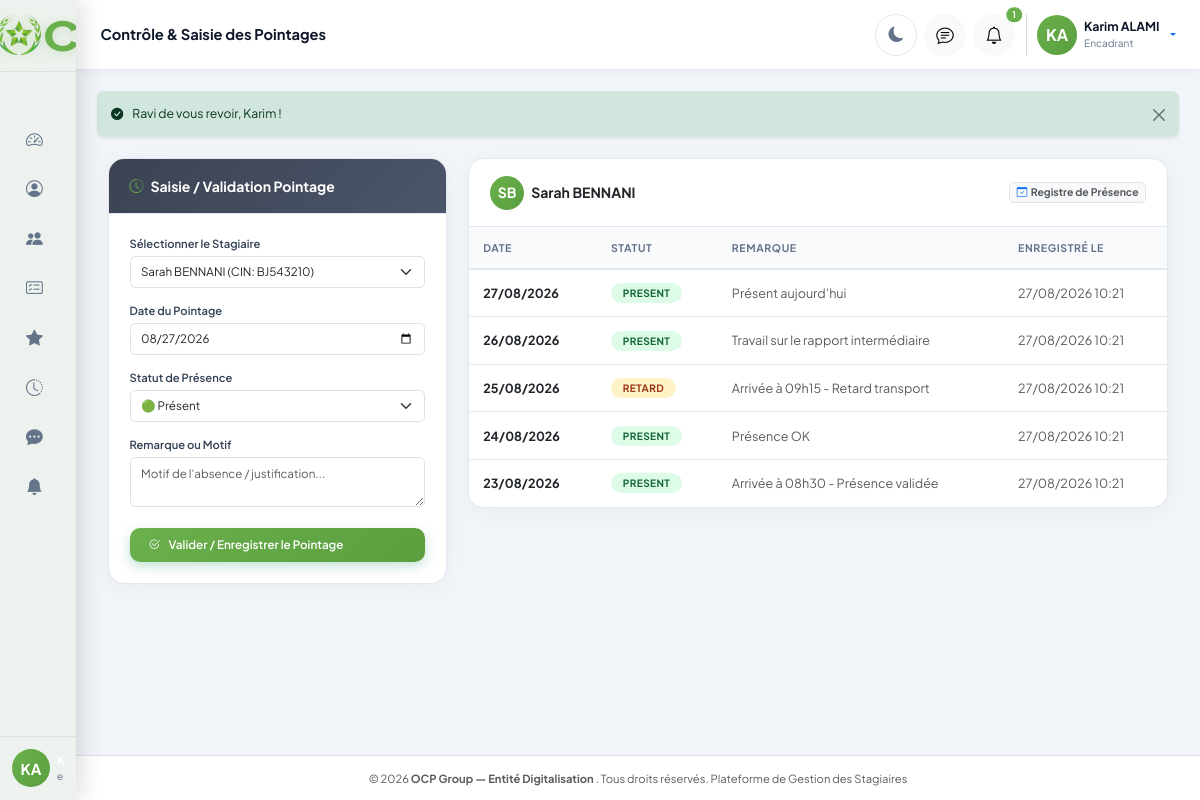
Screenshot of /encadrant/pointages (signed in) with the database file from the repository.
### tables this page shows
CREATE TABLE `stages` (
  `id` INT AUTO_INCREMENT PRIMARY KEY,
  `stagiaire_id` INT NOT NULL,
  `encadrant_id` INT NOT NULL,
  `sujet_id` INT NOT NULL,
  `date_debut` DATE NOT NULL,
  `date_fin` DATE NOT NULL,
  `statut` ENUM('en_cours', 'termine') NOT NULL DEFAULT 'en_cours',
  `date_validation` DATETIME DEFAULT NULL,
  `created_at` TIMESTAMP DEFAULT CURRENT_TIMESTAMP,
  CONSTRAINT `fk_stages_stagiaire` FOREIGN KEY (`stagiaire_id`) REFERENCES `stagiaires` (`id`) ON DELETE CASCADE,
  CONSTRAINT `fk_stages_encadrant` FOREIGN KEY (`encadrant_id`) REFERENCES `encadrants` (`id`) ON DELETE CASCADE,
  CONSTRAINT `fk_stages_sujet` FOREIGN KEY (`sujet_id`) REFERENCES `sujets_stage` (`id`) ON DELETE CASCADE
);

CREATE TABLE `users` (
  `id` INT AUTO_INCREMENT PRIMARY KEY,
  `role` ENUM('stagiaire', 'encadrant') NOT NULL,
  `nom` VARCHAR(100) NOT NULL,
  `prenom` VARCHAR(100) NOT NULL,
  `email` VARCHAR(150) NOT NULL UNIQUE,
  `password` VARCHAR(255) NOT NULL,
  `telephone` VARCHAR(20) DEFAULT NULL,
  `avatar` VARCHAR(255) DEFAULT 'default.png',
  `reset_token` VARCHAR(255) DEFAULT NULL,
  `reset_expires` DATETIME DEFAULT NULL,
  `created_at` TIMESTAMP DEFAULT CURRENT_TIMESTAMP
);

CREATE TABLE `pointages` (
  `id` INT AUTO_INCREMENT PRIMARY KEY,
  `stage_id` INT NOT NULL,
  `stagiaire_id` INT NOT NULL,
  `date_pointage` DATE NOT NULL,
  `statut` ENUM('present', 'absent', 'retard') NOT NULL DEFAULT 'present',
  `remarque` TEXT DEFAULT NULL,
  `created_at` TIMESTAMP DEFAULT CURRENT_TIMESTAMP,
  UNIQUE KEY `unique_pointage_stagiaire_date` (`stagiaire_id`, `date_pointage`),
  CONSTRAINT `fk_pointages_stage` FOREIGN KEY (`stage_id`) REFERENCES `stages` (`id`) ON DELETE CASCADE,
  CONSTRAINT `fk_pointages_stagiaire` FOREIGN KEY (`stagiaire_id`) REFERENCES `stagiaires` (`id`) ON DELETE CASCADE
);

### controllers/EncadrantController.php (called while the page is built, shortened)
<?php
require_once __DIR__ . '/../models/Encadrant.php';
require_once __DIR__ . '/../models/Stage.php';
require_once __DIR__ . '/../models/Pointage.php';
class EncadrantController {
    private $encadrantModel;
    private $stageModel;
    private $pointageModel;
    public function __construct() {
        $this->encadrantModel = new Encadrant();
        $this->stageModel = new Stage();
        $this->pointageModel = new Pointage();
    }
    public function pointages() {
        $user = currentUser();
        $encadrant = $this->encadrantModel->findByUserId($user['id']);
        $stagiaires = $this->encadrantModel->getStagiaires($encadrant['id']);
        $selectedStageId = (int)($_GET['stage_id'] ?? ($stagiaires[0]['stage_id'] ?? 0));
        $pointages = [];
        $stageCurrent = null;
        if ($selectedStageId > 0) {
            $stageCurrent = $this->stageModel->getDetailsComplets($selectedStageId);
            if ($stageCurrent && $stageCurrent['encadrant_id'] == $encadrant['id']) {
                $pointages = $this->pointageModel->getByStage($selectedStageId);
            }
        }
        require_once ROOT_PATH . '/views/encadrant/pointages.php';
    }
}

### config/database.php (called while the page is built, shortened)
<?php
class Database {
    private static $host = '127.0.0.1';
    private static $db_name = 'ocp_stagiaires';
    private static $username = 'root';
    private static $password = '';
    private static $conn = null;
    public static function getConnection() {
        if (self::$conn === null) {
            try {
                $dsn = "mysql:host=" . self::$host . ";dbname=" . self::$db_name . ";charset=utf8mb4";
                $options = [
                    PDO::ATTR_ERRMODE => PDO::ERRMODE_EXCEPTION,
                    PDO::ATTR_DEFAULT_FETCH_MODE => PDO::FETCH_ASSOC,
                    PDO::ATTR_EMULATE_PREPARES => false,
                ];
                self::$conn = new PDO($dsn, self::$username, self::$password, $options);
            } catch (Throwable $e) {
                $sqlite_path = ROOT_PATH . '/database/ocp_stagiaires.sqlite';
                try {
                    self::$conn = new PDO("sqlite:" . $sqlite_path, null, null, [
                        PDO::ATTR_ERRMODE => PDO::ERRMODE_EXCEPTION,
                        PDO::ATTR_DEFAULT_FETCH_MODE => PDO::FETCH_ASSOC,
                    ]);
                    self::$driver = 'sqlite';
                } catch (Throwable $e2) {
                    die("Erreur critique de connexion BDD : " . $e2->getMessage());
                }
            }
        }
        return self::$conn;
    }
}

### models/Encadrant.php (called while the page is built, shortened)
<?php
require_once __DIR__ . '/../config/database.php';
class Encadrant {
    private $db;
    public function __construct() {
        $this->db = Database::getConnection();
    }
    public function findByUserId($userId) {
        $stmt = $this->db->prepare("
            SELECT e.*, u.nom, u.prenom, u.email, u.telephone, u.avatar
            FROM encadrants e
            JOIN users u ON e.user_id = u.id
            WHERE e.user_id = :user_id LIMIT 1
        ");
        $stmt->execute([':user_id' => $userId]);
        return $stmt->fetch();
    }
    public function getStagiaires($encadrantId, $search = null, $typeStage = null, $statut = null) {
        $sql = "
            SELECT st.id as stage_id, st.date_debut, st.date_fin, st.statut as stage_statut,
                   s.id as stagiaire_id, s.cin, s.universite, s.filiere, s.type_stage, s.user_id as stagiaire_user_id,
                   u.nom, u.prenom, u.email, u.telephone, u.avatar,
                   su.titre as sujet_titre,
                   (SELECT COALESCE(AVG(progression), 0) FROM taches WHERE stage_id = st.id) as progression_moyenne,
                   ev.note_globale
            FROM stages st
            JOIN stagiaires s ON st.stagiaire_id = s.id
            JOIN users u ON s.user_id = u.id
            JOIN sujets_stage su ON st.sujet_id = su.id
            LEFT JOIN evaluations ev ON st.id = ev.stage_id
            WHERE st.encadrant_id = :encadrant_id
        ";
        $params = [':encadrant_id' => $encadrantId];
        $sql .= " ORDER BY st.created_at DESC";
        $stmt = $this->db->prepare($sql);
        $stmt->execute($params);
        return $stmt->fetchAll();
    }
}

### models/Stage.php (called while the page is built, shortened)
<?php
require_once __DIR__ . '/../config/database.php';
class Stage {
    private $db;
    public function __construct() {
        $this->db = Database::getConnection();
    }
    public function getDetailsComplets($stageId) {
        $stmt = $this->db->prepare("
            SELECT st.*,
                   s.cin, s.universite, s.filiere, s.niveau_etudes, s.type_stage, s.user_id as stagiaire_user_id,
                   u_st.nom as stagiaire_nom, u_st.prenom as stagiaire_prenom, u_st.email as stagiaire_email, u_st.telephone as stagiaire_telephone, u_st.avatar as stagiaire_avatar,
                   u_enc.nom as encadrant_nom, u_enc.prenom as encadrant_prenom, u_enc.email as encadrant_email, u_enc.avatar as encadrant_avatar, u_enc.id as encadrant_user_id,
                   enc.departement as encadrant_departement, enc.fonction as encadrant_fonction,
                   su.titre as sujet_titre, su.description as sujet_description, su.domaine as sujet_domaine
            FROM stages st
            JOIN stagiaires s ON st.stagiaire_id = s.id
            JOIN users u_st ON s.user_id = u_st.id
            JOIN encadrants enc ON st.encadrant_id = enc.id
            JOIN users u_enc ON enc.user_id = u_enc.id
            JOIN sujets_stage su ON st.sujet_id = su.id
            WHERE st.id = :stage_id
            LIMIT 1
        ");
        $stmt->execute([':stage_id' => $stageId]);
        return $stmt->fetch();
    }
}

### models/Pointage.php (called while the page is built, shortened)
<?php
require_once __DIR__ . '/../config/database.php';
class Pointage {
    private $db;
    public function __construct() {
        $this->db = Database::getConnection();
    }
    public function getByStage($stageId) {
        $stmt = $this->db->prepare("SELECT * FROM pointages WHERE stage_id = :stage_id ORDER BY date_pointage DESC");
        $stmt->execute([':stage_id' => $stageId]);
        return $stmt->fetchAll();
    }
}

### views/encadrant/pointages.php (the view, shortened to what this page needs)
<?php
require_once ROOT_PATH . '/views/layouts/header.php';
require_once ROOT_PATH . '/views/layouts/sidebar.php';
require_once ROOT_PATH . '/views/layouts/navbar.php';
?>
<div class="container-fluid">
    <div class="row g-4">
        <div class="col-lg-4">
            <div class="card-ocp">
                <div class="card-header bg-dark text-white">
                    <span class="fw-bold"><i class="bi bi-clock-history me-2 text-success"></i>Saisie / Validation Pointage </span>
                </div>
                <div class="card-body">
                    <form action="<?= url('encadrant/valider_pointage') ?>" method="POST">
                        <div class="mb-3">
                            <label class="form-label fw-semibold" for="stage_id">Sélectionner le Stagiaire</label>
                            <select class="form-select" id="stage_id" name="stage_id" required onchange="window.location.href='<?= url('encadrant/pointages?stage_id=') ?>' + this.value">
                                <?php foreach ($stagiaires as $s): ?>
                                    <option value="<?= $s['stage_id'] ?>" <?= ($s['stage_id'] == $selectedStageId) ? 'selected' : '' ?>>
                                        <?= sanitize($s['prenom'] . ' ' . $s['nom']) ?> (CIN: <?= sanitize($s['cin']) ?>)
                                    </option>
                                <?php endforeach; ?>
                            </select>
                        </div>
                        <div class="mb-3">
                            <label class="form-label fw-semibold" for="date_pointage">Date du Pointage</label>
                            <input type="date" class="form-control" id="date_pointage" name="date_pointage" value="<?= date('Y-m-d') ?>" required>
                        </div>
                        <div class="mb-3">
                            <label class="form-label fw-semibold" for="statut">Statut de Présence</label>
                            <select class="form-select" id="statut" name="statut" required>
                                <option value="present">🟢 Présent</option>
                            </select>
                        </div>
                        <div class="mb-4">
                            <label class="form-label fw-semibold" for="remarque">Remarque ou Motif</label>
                            <textarea class="form-control" id="remarque" name="remarque" rows="2" placeholder="Motif de l'absence / justification..."></textarea>
                        </div>
                        <button type="submit" class="btn btn-ocp w-100 py-2.5">
                            <i class="bi bi-check2-circle me-1"></i> Valider / Enregistrer le Pointage
                        </button>
                    </form>
                </div>
            </div>
        </div>
        <div class="col-lg-8">
            <div class="card-ocp">
                <div class="card-header d-flex align-items-center justify-content-between">
                    <div class="d-flex align-items-center gap-2">
                        <?php if ($stageCurrent): ?>
                            <?= renderAvatar($stageCurrent['stagiaire_avatar'] ?? 'default.png', $stageCurrent['stagiaire_prenom'], $stageCurrent['stagiaire_nom'], 34) ?>
                            <span class="fw-bold text-dark fs-6"><?= sanitize($stageCurrent['stagiaire_prenom'] . ' ' . $stageCurrent['stagiaire_nom']) ?></span>
                        <?php else: ?>
                            <span class="fw-bold text-dark fs-6">Sélectionnez un stagiaire</span>
                        <?php endif; ?>
                    </div>
                    <span class="badge bg-light text-muted border"><i class="bi bi-calendar-check me-1 text-primary"></i>Registre de Présence </span>
                </div>
                <div class="card-body p-0">
                    <div class="table-responsive">
                        <table class="table table-ocp align-middle">
                            <thead>
                                <tr>
                                    <th>Date</th>
                                    <th>Statut</th>
                                    <th>Remarque</th>
                                    <th>Enregistré le</th>
                                </tr>
                            </thead>
                            <tbody>
                                <?php if (empty($pointages)): ?>
                                    <tr><td colspan="4" class="text-center text-muted py-5">Aucun pointage trouvé pour ce stagiaire.</td></tr>
                                <?php else: ?>
                                    <?php foreach ($pointages as $p): ?>
                                        <tr>
                                            <td class="fw-bold text-dark"><?= date('d/m/Y', strtotime($p['date_pointage'])) ?></td>
                                            <td><span class="badge badge-status <?= $p['statut'] ?>"><?= strtoupper($p['statut']) ?></span></td>
                                            <td class="small text-muted"><?= !empty($p['remarque']) ? sanitize($p['remarque']) : '—' ?></td>
                                            <td class="small text-muted"><?= date('d/m/Y H:i', strtotime($p['created_at'])) ?></td>
                                        </tr>
                                    <?php endforeach; ?>
                                <?php endif; ?>
                            </tbody>
                        </table>
                    </div>
                </div>
            </div>
        </div>
    </div>
</div>
<?php require_once ROOT_PATH . '/views/layouts/footer.php'; ?>

### config/config.php (shortened to what this page needs)
<?php
function url($path = '') {
    return rtrim(BASE_URL, '/') . '/' . ltrim($path, '/');
}
function sanitize($data) {
    return htmlspecialchars(trim($data ?? ''), ENT_QUOTES, 'UTF-8');
}
function isLoggedIn() {
    return isset($_SESSION['user_id']) && !empty($_SESSION['user_id']);
}
function currentUser() {
    return [
        'id'          => $_SESSION['user_id'],
        'nom'         => $_SESSION['user_nom'] ?? '',
        'prenom'      => $_SESSION['user_prenom'] ?? '',
        'email'       => $_SESSION['user_email'] ?? '',
        'role'        => $_SESSION['user_role'] ?? '',
        'avatar'      => $_SESSION['user_avatar'] ?? 'default.png',
        'specific_id' => $_SESSION['specific_id'] ?? null
    ];
}
function renderAvatar($avatar, $prenom, $nom, $size = 40, $classes = '') {
    $initials = strtoupper(substr($prenom ?? 'U', 0, 1) . substr($nom ?? 'N', 0, 1));
    $fontSize = round($size * 0.4);
    return "<div class='d-flex align-items-center justify-content-center fw-bold text-white rounded-circle flex-shrink-0 {$classes}' style='width:{$size}px; height:{$size}px; background: linear-gradient(135deg, var(--ocp-green), var(--ocp-emerald)); font-size:{$fontSize}px;'>{$initials}</div>";
}

### rows the page displays
stages: users.prenom+nom "SB", users.prenom+nom "Sarah BENNANI"
pointages: date_pointage "27/08/2026", statut "PRESENT", remarque "Présent aujourd’hui", created_at "27/08/2026 10:21"
pointages: date_pointage "26/08/2026", statut "PRESENT", remarque "Travail sur le rapport intermédiaire", created_at "27/08/2026 10:21"
pointages: date_pointage "25/08/2026", statut "RETARD", remarque "Arrivée à 09h15 - Retard transport", created_at "27/08/2026 10:21"
pointages: date_pointage "24/08/2026", statut "PRESENT", remarque "Présence OK", created_at "27/08/2026 10:21"
pointages: date_pointage "23/08/2026", statut "PRESENT", remarque "Arrivée à 08h30 - Présence validée", created_at "27/08/2026 10:21"

### other values shown
$initials "KA KA"
$pageHeader "Contrôle & Saisie des Pointages"
$unreadNotifs "1"
$user['prenom'] . ' ' . $user['nom'] "Karim ALAMI"
$user['role'] "Encadrant"
$flash['message'] "Ravi de vous revoir, Karim !"
form field stage_id "Sarah BENNANI (CIN: BJ543210)"
